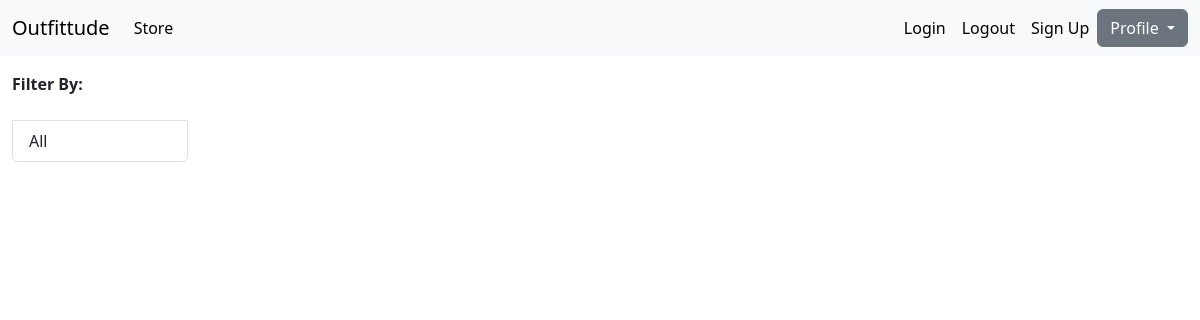
The page /?category_id=1 on the database as committed earlier.
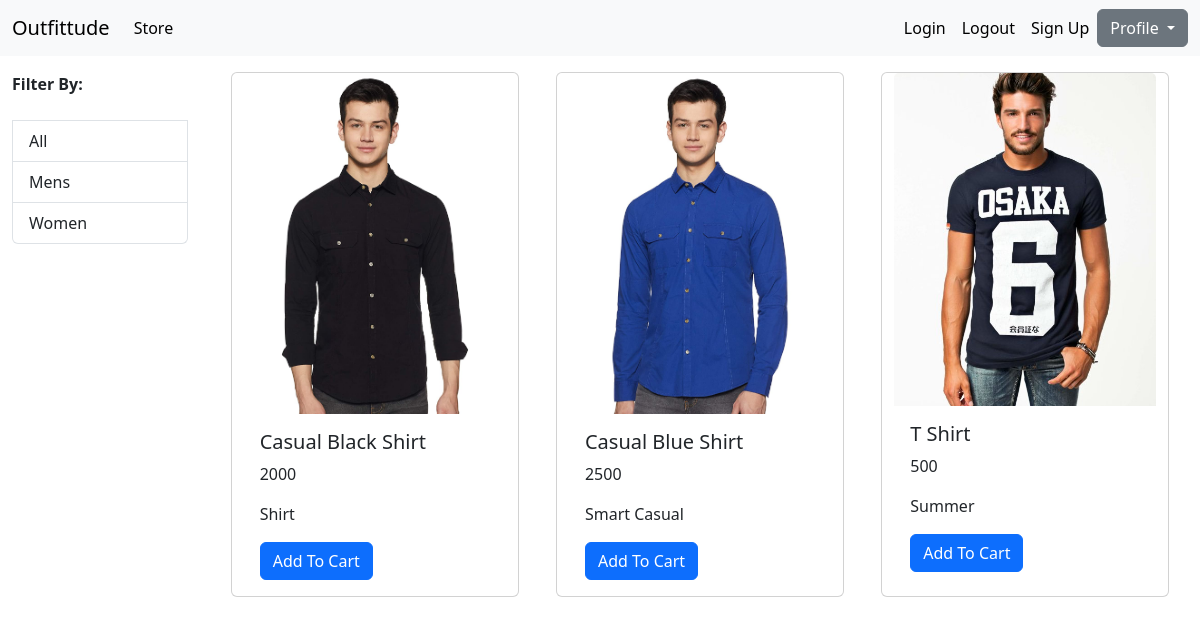
The same page on the database as committed later.
### store/models/category.py (models this page shows, shortened)
class Category(models.Model):
    name = models.CharField(max_length=20)
    @staticmethod
    def get_all_cat():
        return Category.objects.all()

### store/models/product.py (models this page shows, shortened)
class Product(models.Model):
    Name = models.CharField(max_length=53)
    Price = models.IntegerField(default=0)
    Category = models.ForeignKey(Category, on_delete= models.CASCADE , default = 1)
    Description = models.CharField(max_length=200, default='')
    Image = models.ImageField(upload_to='uploads/productsimage/')
    @staticmethod
    def get_all_products_by_id(category_id):
        if(category_id):
            return Product.objects.filter(Category_id=category_id)
        else:
            return Product.objects.all()

### store/views.py (the view)
# urls.py: path('', index, name = 'homepage'),
def index(request):
    product = None
    cat = Category.get_all_cat()
    category_id = request.GET.get('category_id')
    if(category_id):
        product = Product.get_all_products_by_id(category_id)
    else:
        product = Product.get_all_products()
    data={}
    data['product'] = product
    data['cat'] = cat
    return render(request, 'index.html', data)

### store/templates/index.html
{% extends 'base.html' %}
{% block content %}
  <div class="container-fluid mt-3">
   <div class="row">
     <div class="col-lg-2">
        <ul class="list-group">
            <b>Filter By:</b><br>
            <a href="/" class="list-group-item list-group-item-action" >All</a>
           {% for cat in cat %}
            <a href="/?category_id={{cat.id}}" class="list-group-item list-group-item-action" >{{cat.name}}</a>
            {% endfor %}
        </ul>
     </div>
     <div id="Products" class="col-lg-10">
       <div class="row mx-auto">
       {% for product in product %}
       <div class="card mx-auto mb-3" style="width: 18rem;">
              <img src="{{product.Image.url}}" class="card-img-top" alt="...">
              <div class="card-body">
                <h5 class="card-title">{{product.Name}}</h5>
                <p class="card-text">{{product.Price}}</p>
                <p class="card-text">{{product.Description}}</p>
                <a href="#" class="btn btn-primary">Add To Cart</a>
              </div>
       </div>
           {% endfor %}
    </div>
     </div>
   </div>
   </div>
{% endblock %}

Rows that differ between the two databases and show on the page:
added Category: name "Mens"
added Category: name "Women"
added Product: Image (picture), Name "Casual Black Shirt", Price "2000", Description "Shirt"
added Product: Image (picture), Name "Casual Blue Shirt", Price "2500", Description "Smart Casual"
added Product: Image (picture), Name "T Shirt", Price "500", Description "Summer"
